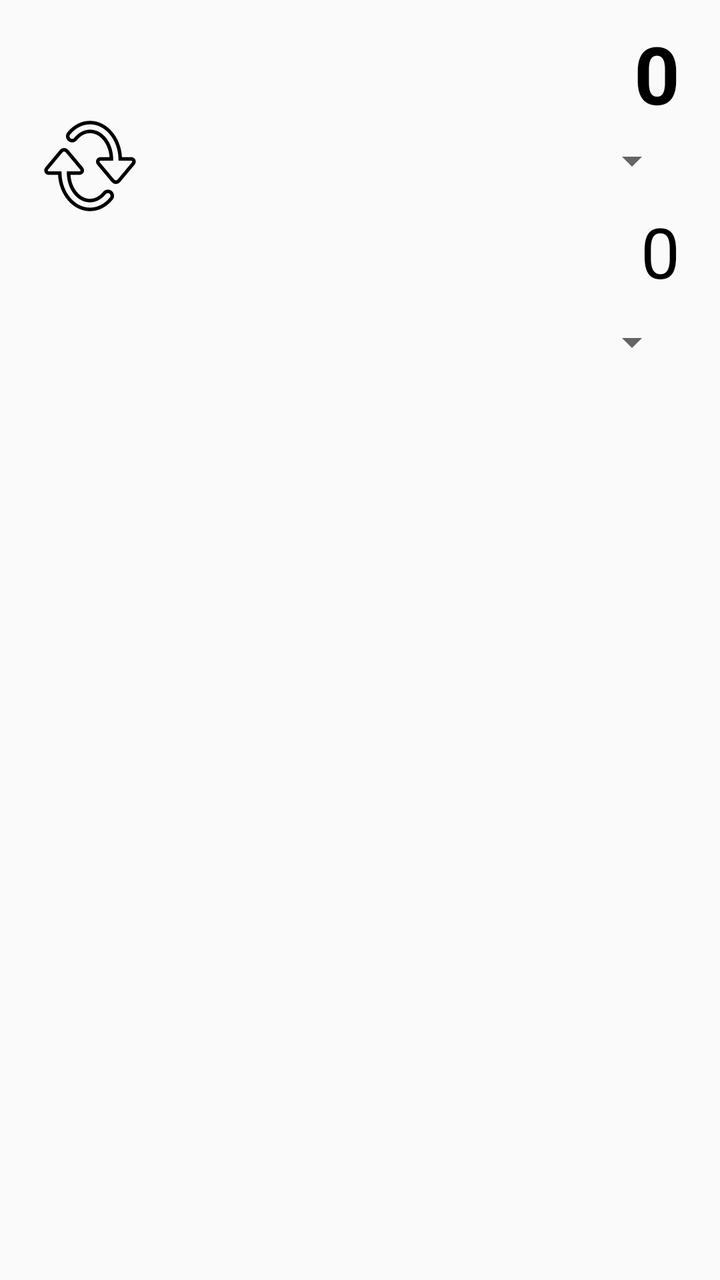
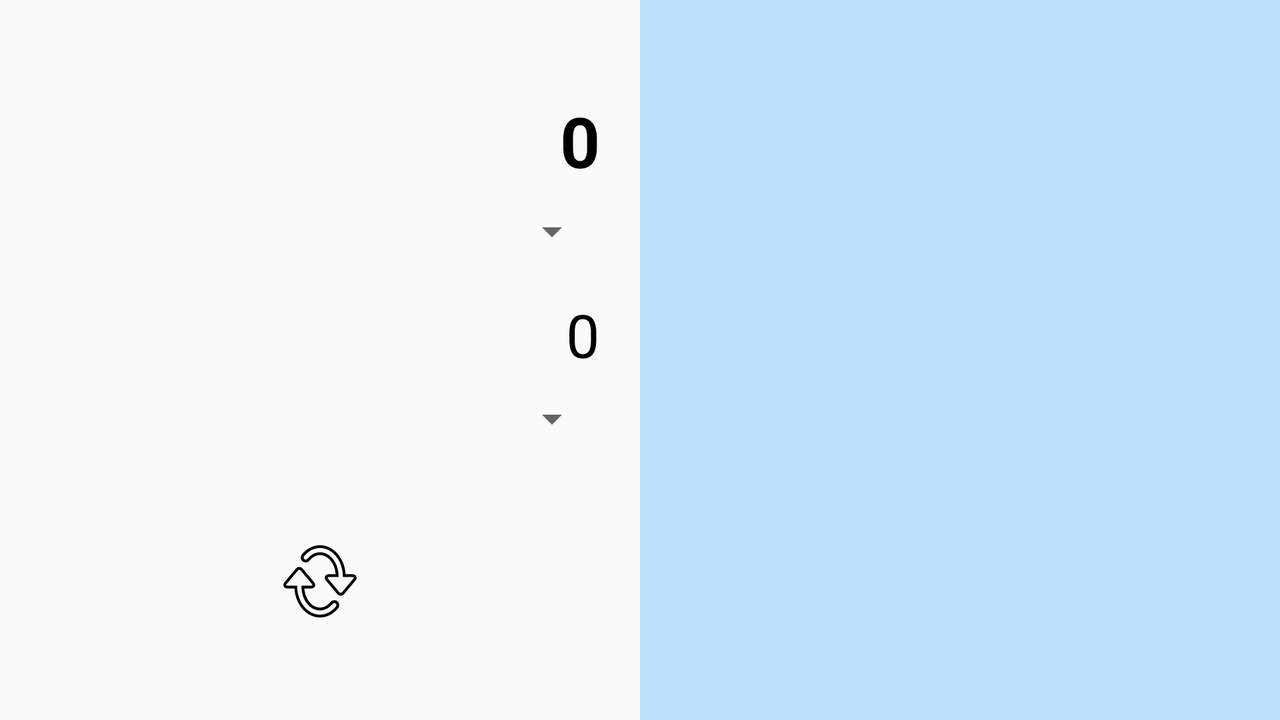

First picture: res/layout/ on a phone held upright. Second picture: the repository's own variant of that layout, on a device whose configuration matches the variant's folder. Source for both follows.
<!-- AndroidManifest.xml: application theme AppTheme -->
<!-- res/layout/fragment_speed.xml -->
<?xml version="1.0" encoding="utf-8"?>
<androidx.constraintlayout.widget.ConstraintLayout xmlns:android="http://schemas.android.com/apk/res/android"
    xmlns:app="http://schemas.android.com/apk/res-auto"
    xmlns:tools="http://schemas.android.com/tools"
    android:layout_width="match_parent"
    android:layout_height="match_parent">

    <TextView
        android:id="@+id/input_speed"
        android:layout_width="match_parent"
        android:layout_height="wrap_content"
        android:layout_marginLeft="20dp"
        android:layout_marginRight="20dp"
        android:layout_marginTop="10dp"
        android:text="0"
        android:textAlignment="textEnd"
        android:textColor="#000000"
        android:textSize="40sp"
        android:textStyle="bold"
        android:maxLines="1"
        app:layout_constraintEnd_toEndOf="parent"
        app:layout_constraintStart_toStartOf="parent"
        app:layout_constraintTop_toTopOf="parent" />

    <Spinner
        android:id="@+id/input_speed_unit"
        android:layout_width="wrap_content"
        android:layout_height="wrap_content"
        android:layout_marginLeft="20dp"
        android:layout_marginRight="20dp"
        android:layout_marginTop="5dp"
        android:textAlignment="textEnd"
        app:layout_constraintEnd_toEndOf="parent"

        app:layout_constraintTop_toBottomOf="@+id/input_speed" />


    <ImageButton
        android:id="@+id/exchangeSpeedUnit"
        android:layout_width="50dp"
        android:layout_height="50dp"

        android:layout_marginStart="20dp"

        android:background="@android:color/transparent"

        android:scaleType="fitCenter"
        android:src="@drawable/ic_refresh"
        app:layout_constraintBottom_toTopOf="@+id/output_speed"
        app:layout_constraintStart_toStartOf="parent"
        app:layout_constraintTop_toBottomOf="@+id/input_speed" />

    <TextView
        android:id="@+id/output_speed"
        android:layout_width="match_parent"
        android:layout_height="wrap_content"
        android:layout_marginLeft="20dp"
        android:layout_marginRight="20dp"
        android:layout_marginTop="10dp"
        android:text="0"
        android:textAlignment="textEnd"
        android:textColor="#000000"
        android:textSize="35sp"
        app:layout_constraintEnd_toEndOf="parent"
        app:layout_constraintStart_toStartOf="parent"
        app:layout_constraintTop_toBottomOf="@+id/input_speed_unit"
        android:singleLine="true"
        android:ellipsize="marquee"
        android:focusableInTouchMode="true"
        android:focusable="true"
        android:freezesText="true"
        android:scrollbars="vertical"
        />


    <Spinner
        android:id="@+id/output_speed_unit"
        android:layout_width="wrap_content"
        android:layout_height="wrap_content"
        android:layout_marginLeft="20dp"
        android:layout_marginRight="20dp"
        android:layout_marginTop="10dp"
        android:textAlignment="textEnd"
        app:layout_constraintEnd_toEndOf="parent"
        app:layout_constraintTop_toBottomOf="@+id/output_speed" />

    <GridView
        android:id="@+id/speed_keyboard"
        android:layout_width="wrap_content"
        android:layout_height="0dp"
        android:numColumns="3"
        android:textAlignment="center"
        android:layout_marginTop="30dp"
        app:layout_constraintBottom_toBottomOf="parent"
        app:layout_constraintEnd_toEndOf="parent"
        app:layout_constraintStart_toStartOf="parent"
        android:background="#FFFFFF"
        android:horizontalSpacing="1dp"
        android:stretchMode="columnWidth"
        android:verticalSpacing="1dp"
        />
</androidx.constraintlayout.widget.ConstraintLayout>
<!-- resources referenced by this layout -->
<resources>
  <!-- drawable ic_refresh: vector/xml drawable (drawable, 2389 chars, omitted) -->
  <style name="AppTheme" parent="Theme.AppCompat.Light.DarkActionBar">
          
          <item name="colorPrimary">@color/c2</item>
          <item name="colorPrimaryDark">@color/c1</item>
          <item name="colorAccent">@color/colorAccent</item>
      </style>
  <color name="c2">#0f4c75</color>
  <color name="c1">#1b262c</color>
  <color name="colorAccent">#D81B60</color>
</resources>
<!-- res/layout-land/fragment_speed.xml (the repository's variant of the layout above) -->
<!-- drawn on the phone turned sideways -->
<?xml version="1.0" encoding="utf-8"?>
<androidx.constraintlayout.widget.ConstraintLayout
    xmlns:android="http://schemas.android.com/apk/res/android"
    xmlns:app="http://schemas.android.com/apk/res-auto"
    android:layout_width="match_parent"
    android:layout_height="match_parent">
    <TextView
        android:id="@+id/input_speed"
        android:layout_width="0dp"
        android:layout_height="wrap_content"
        android:maxLines="1"
        android:layout_marginEnd="20dp"
        android:layout_marginStart="10dp"
        android:text="0"
        android:textAlignment="textEnd"
        android:textColor="#000000"
        android:textSize="35sp"
        android:textStyle="bold"
        app:layout_constraintBottom_toBottomOf="parent"
        app:layout_constraintEnd_toStartOf="@+id/guideline"
        app:layout_constraintHorizontal_bias="0.1"
        app:layout_constraintStart_toStartOf="parent"
        app:layout_constraintTop_toTopOf="parent"
        app:layout_constraintVertical_bias="0.15" />

    <Spinner
        android:id="@+id/input_speed_unit"
        android:layout_width="wrap_content"
        android:layout_height="wrap_content"
        android:layout_marginEnd="20dp"
        android:layout_marginTop="10dp"
        android:textAlignment="viewStart"
        app:layout_constraintEnd_toStartOf="@+id/guideline"

        app:layout_constraintTop_toBottomOf="@+id/input_speed" />


    <ImageButton
        android:id="@+id/exchangeUnit"
        android:layout_width="80dp"
        android:layout_height="40dp"
        android:background="@android:color/transparent"
        android:scaleType="fitCenter"
        android:src="@drawable/ic_refresh"
        app:layout_constraintBottom_toBottomOf="parent"
        app:layout_constraintEnd_toStartOf="@+id/guideline"
        app:layout_constraintStart_toStartOf="parent"
        app:layout_constraintTop_toBottomOf="@+id/output_speed_unit" />

    <TextView
        android:id="@+id/output_speed"
        android:layout_width="0dp"
        android:layout_height="wrap_content"
        android:layout_marginEnd="20dp"
        android:layout_marginStart="10dp"
        android:ellipsize="marquee"
        android:focusable="true"
        android:focusableInTouchMode="true"
        android:freezesText="true"
        android:scrollbars="vertical"
        android:singleLine="true"
        android:text="0"
        android:textAlignment="viewEnd"
        android:textColor="#000000"
        android:textSize="30sp"
        app:layout_constraintBottom_toBottomOf="parent"
        app:layout_constraintEnd_toStartOf="@+id/guideline"
        app:layout_constraintHorizontal_bias="0.1"
        app:layout_constraintStart_toStartOf="parent"
        app:layout_constraintTop_toBottomOf="@+id/input_speed_unit"
        app:layout_constraintVertical_bias="0.1" />

    <Spinner
        android:id="@+id/output_speed_unit"
        android:layout_width="wrap_content"
        android:layout_height="wrap_content"
        android:layout_marginEnd="20dp"
        android:layout_marginStart="20dp"
        android:layout_marginTop="10dp"
        android:textAlignment="viewStart"
        app:layout_constraintEnd_toStartOf="@+id/guideline"
        app:layout_constraintHorizontal_bias="0.1"
        app:layout_constraintTop_toBottomOf="@+id/output_speed" />



    <View
        android:layout_width="0dp"
        android:layout_height="0dp"
        android:background="@color/c4"
        app:layout_constraintBottom_toBottomOf="parent"
        app:layout_constraintEnd_toEndOf="parent"
        app:layout_constraintStart_toStartOf="@+id/guideline"
        app:layout_constraintTop_toTopOf="parent" />

    <GridView
        android:id="@+id/speed_keyboard"
        android:layout_width="0dp"
        android:layout_height="wrap_content"
        android:background="@color/c4"
        android:horizontalSpacing="2dp"
        android:numColumns="3"
        android:stretchMode="columnWidth"
        android:textAlignment="center"
        android:verticalSpacing="2dp"

        app:layout_constraintBottom_toBottomOf="parent"
        app:layout_constraintEnd_toEndOf="parent"
        app:layout_constraintStart_toStartOf="@+id/guideline"
        app:layout_constraintTop_toTopOf="parent"
        />
    <androidx.constraintlayout.widget.Guideline
        android:id="@+id/guideline"
        android:layout_width="wrap_content"
        android:layout_height="wrap_content"
        android:orientation="vertical"
        app:layout_constraintGuide_percent="0.5"
        />
</androidx.constraintlayout.widget.ConstraintLayout>
<!-- resources referenced by the variant -->
<!-- as the phone turned sideways resolves them -->
<resources>
  <color name="c4">#bbe1fa</color>
  <!-- drawable ic_refresh: vector/xml drawable (drawable, 2389 chars, omitted) -->
  <style name="AppTheme" parent="Theme.AppCompat.Light.DarkActionBar">
          
          <item name="colorPrimary">@color/c2</item>
          <item name="colorPrimaryDark">@color/c1</item>
          <item name="colorAccent">@color/colorAccent</item>
      </style>
  <color name="c2">#0f4c75</color>
  <color name="c1">#1b262c</color>
  <color name="colorAccent">#D81B60</color>
</resources>
